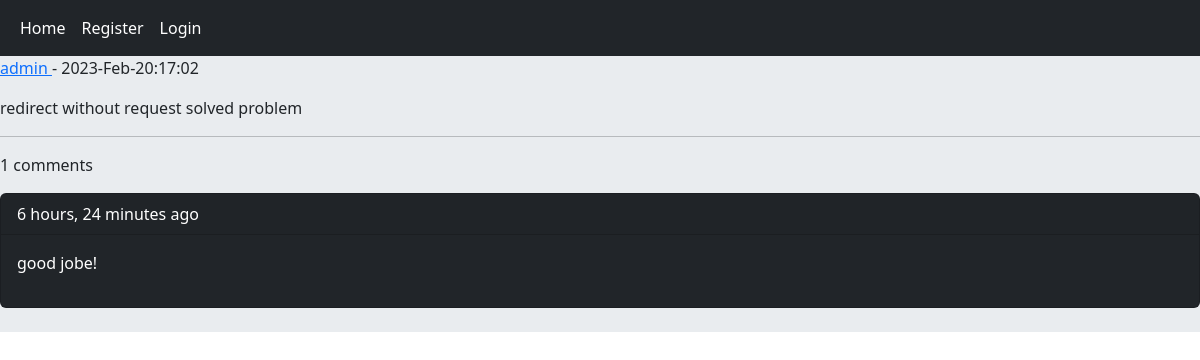
/post/12/redirect-without-request-solved-problem/, run on an earlier commit of the app's database.
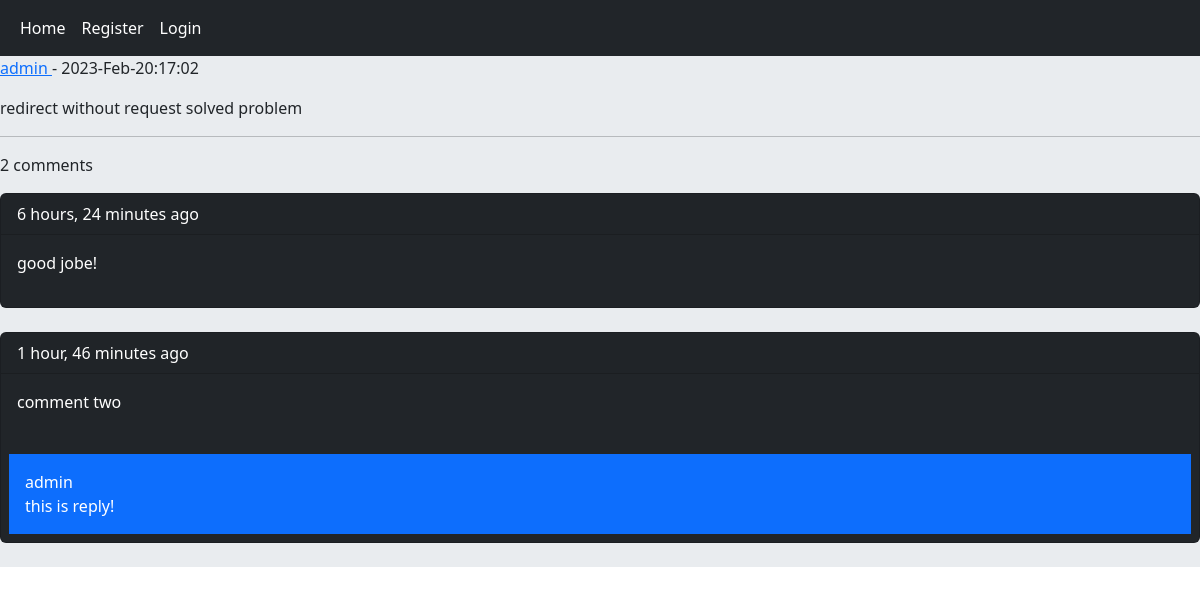
And on a later commit of the database.
### home/models.py (models this page shows, shortened)
class Post(models.Model):
    user    = models.ForeignKey(User, on_delete=models.CASCADE)
    body    = models.TextField()
    slug    = models.SlugField()
    created = models.DateTimeField(auto_now_add=True)
    updated = models.DateTimeField(auto_now=True)
    class Meta:
        ordering = ('-created','-body')

class Comment(models.Model):
    user  = models.ForeignKey(User,   on_delete=models.CASCADE, related_name='user_comment')
    post  = models.ForeignKey(Post,   on_delete=models.CASCADE, related_name='post_comment')
    reply = models.ForeignKey('self', on_delete=models.CASCADE, related_name='reply_comment',
                blank=True, null=True)
    is_reply= models.BooleanField(default=False)
    body    = models.TextField(max_length=400)
    created = models.DateTimeField(auto_now_add=True)

### home/views.py (the view, shortened to what this page needs)
# urls.py: path('post/<int:post_id>/<slug:post_slug>/' , views.PostDetailView.as_view(), name='post_details'),
class PostDetailView(View):
    class_form = CommentCreateForm
    class_reply_form = CommentReplyForm
    def setup(self, request, *args, **kwargs):
        self.post_inst = Post.objects.get(pk=kwargs['post_id'], slug=kwargs['post_slug'])
        return super().setup(request, *args, **kwargs)
    def get(self, request, *args, **kwargs):
        post = self.post_inst
        comments = post.post_comment.filter(is_reply=False)
        return render(request, 'home/details.html',
                      {'post':post, 'comments':comments, 'comment_form':self.class_form, 'reply_form':self.class_reply_form})

### home/templates/home/details.html (shortened to what this page needs)
{% extends 'base.html' %}
{% block content %}
    <p> <a href="{% url 'accounts:user_profile' post.user.id %}"> {{post.user.username}} </a> - {{post.updated |  date:"Y-M-d:H:i" }}</p>
    <p>{{post.body}}</p>
    <hr/>
    <p>{{comments.count}} comments</p>
    {% for comment in comments %}
        <div class="card bg-dark text-white">
            <p class="card-header"> {{commetn.user}}    {{comment.created |  timesince}} ago</p>
            <p class="card-body">{{comment.body}}</p>
            {% with  replies=comment.reply_comment.all  %}
            {% for reply in replies %}
                <p class="bg-primary p-3 m-2"> {{reply.user}} </br> {{reply.body}}</p>
            {% endfor %}
            {% endwith %}
        </div></br>
    {% empty %}
        <p> No comment yet!</p>
    {% endfor %}
{% endblock %}

### templates/base.html (shortened to what this page needs)
<!DOCTYPE html>
<html lang="en">
<head>
    <link href="https://cdn.jsdelivr.net/npm/bootstrap@5.3.0-alpha1/dist/css/bootstrap.min.css" rel="stylesheet">
</head>
<body>
    {% include 'includs/navbar.html' %}
    <div class="jumbotron">
        {% block content %} {% endblock %}
    </div>
</body>
</html>

### templates/includs/navbar.html
<nav class="navbar navbar-expand-lg navbar-dark bg-dark ">
<div class="container-fluid">
    <div class="navbar-nav">
        <a class="nav-link active" href="{%url 'home:home'%}">Home</a>
        {% if  request.user.is_authenticated %}
            <a class="nav-link active" href="{%url 'accounts:user_logout'%}">Logout</a>
            <a class="nav-link active" href="{%url 'accounts:user_profile' request.user.id%}">Profile</a>
        {% else %}
            <a class="nav-link active" href="{%url 'accounts:user_register'%}">Register</a>
            <a class="nav-link active" href="{%url 'accounts:user_login'%}">Login</a>
        {% endif %}
    </div>
</div>
</nav>

### templates/base.html (style rules this page uses)
.jumbotron { padding: 20 px; margin-bottom: 20 px; background-color: #e9ecef; }

What changed in the data, as far as the page shows it:
added Comment: created "1 hour, 46 minutes", body "comment two"
added Comment: user "admin", body "this is reply!", shown under "1 hour, 46 minutes"
Also different on the page:
{{ comments.count }}: "1" → "2"
